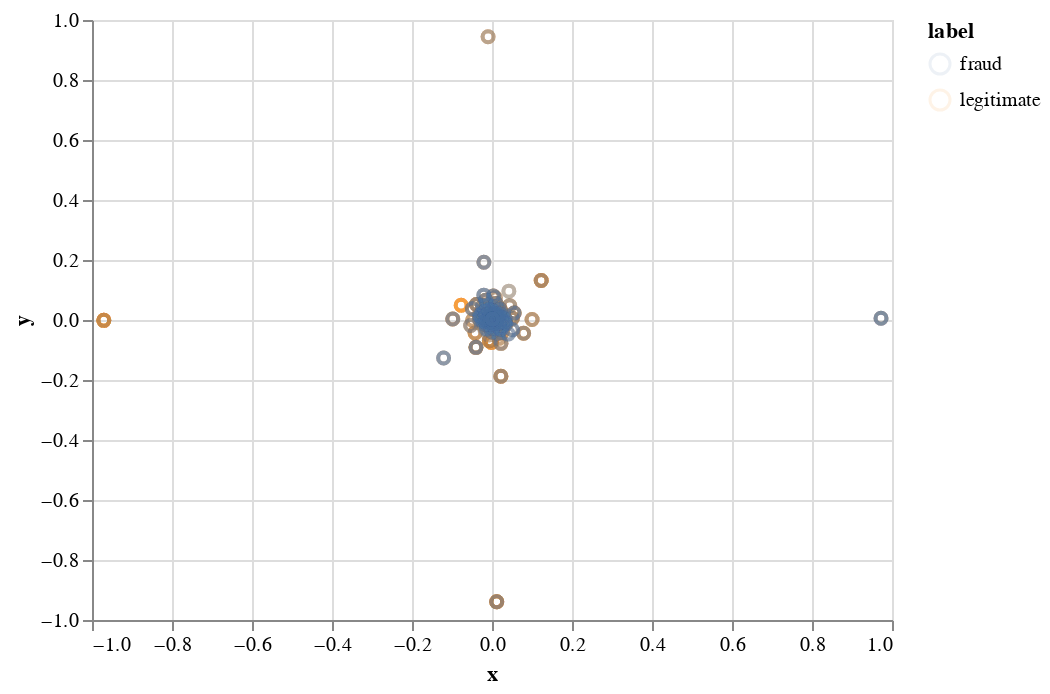

The notebook cell this image was saved under:
### Code cell
import altair as alt
alt.Chart(merchants_df).mark_point(opacity=0.1).encode(
    x="x:Q", 
    y="y:Q", 
    color="label"
).interactive()

### Figure 1 — Vega-Lite specification as saved in the notebook (floating-point values rounded to 4 significant figures; data arrays with more than 128 entries replaced by an {"elided": "..."} marker saying what was removed)
{"config": {"view": {"continuousWidth": 400, "continuousHeight": 300}}, "data": {"name": "data-031175cd5da3a42a7f7e0ee53c7554db"}, "mark": {"type": "point", "opacity": 0.1}, "encoding": {"color": {"type": "nominal", "field": "label"}, "x": {"type": "quantitative", "field": "x"}, "y": {"type": "quantitative", "field": "y"}}, "selection": {"selector001": {"type": "interval", "bind": "scales", "encodings": ["x", "y"]}}, "$schema": "https://vega.github.io/schema/vega-lite/v4.8.1.json", "datasets": {"data-031175cd5da3a42a7f7e0ee53c7554db": {"elided": "5000 records"}}}
